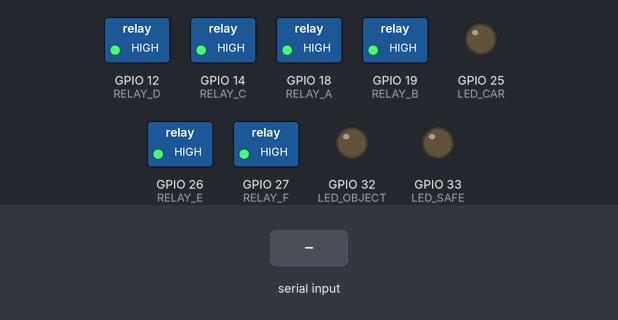
Simulated run of this sketch. Board: ESP32. On the bench: switched loads named in the sketch (green lamp = pin HIGH), output pins drawn as LEDs (lit = HIGH). The inputs (shaded band) are chosen by the test bench. What the sketch prints to the serial monitor is not drawn.

Above: at 1.2 s.
1.3 s: "an_toan\n" received over the second serial link
At 1.7 s:
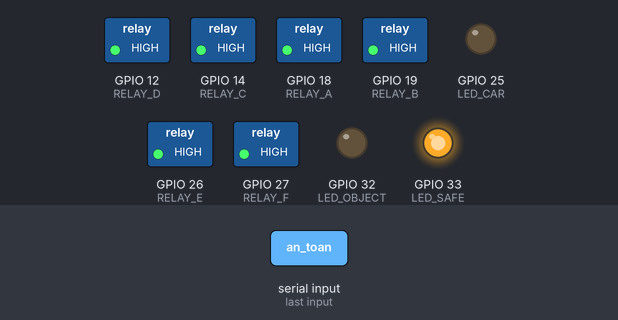
2.8 s: "vat_can\n" received over the second serial link
At 3.9 s:
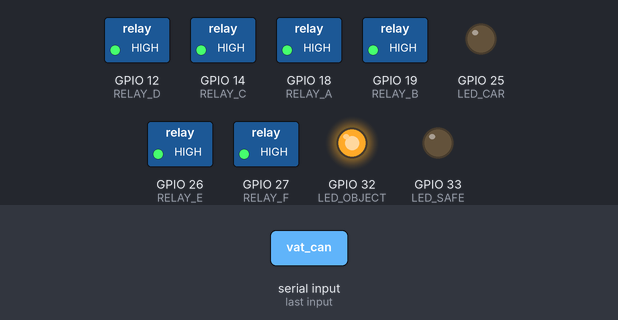
4.3 s: "oto-\n" received over the second serial link
At 5.1 s:
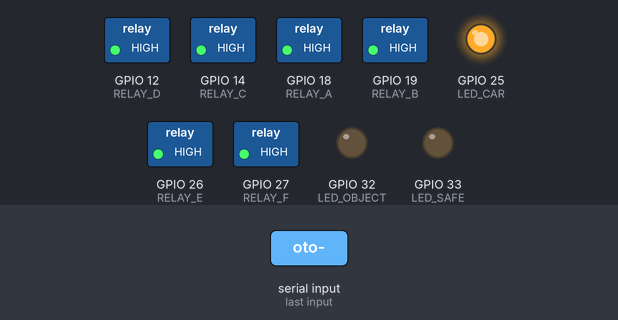
Timing chart, 0 to 7.3 s (numbered marks = the images above; inputs shaded):
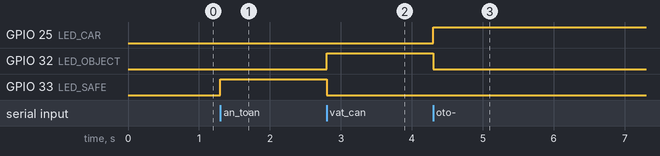

The sketch:

DACN-esp32.ino
```cpp
// ================= ESP32-WROOM =================
#define RELAY_A 18
#define RELAY_B 19
#define RELAY_C 14
#define RELAY_D 12
#define RELAY_E 26
#define RELAY_F 27

#define LED_SAFE    33
#define LED_OBJECT  32
#define LED_CAR     25

#define RX_PIN 13
HardwareSerial mySerial(1);

bool current_relay_state[6] = {false, false, false, false, false, false};  // A-F
bool newRelayState[6] = {false, false, false, false, false, false};
bool hasNewRelay = false;
String inputString = "";

void setup() {
  Serial.begin(115200);
  mySerial.begin(9600, SERIAL_8N1, RX_PIN, -1); // RX only

  pinMode(RELAY_A, OUTPUT); pinMode(RELAY_B, OUTPUT);
  pinMode(RELAY_C, OUTPUT); pinMode(RELAY_D, OUTPUT);
  pinMode(RELAY_E, OUTPUT); pinMode(RELAY_F, OUTPUT);

  pinMode(LED_SAFE, OUTPUT);
  pinMode(LED_OBJECT, OUTPUT);
  pinMode(LED_CAR, OUTPUT);

  allRelaysOff();
  allLEDsOff();

  Serial.println("ESP32-WROOM đã sẵn sàng, chờ tín hiệu từ ESP32-CAM...");
}

void loop() {
  while (mySerial.available()) {
    char c = mySerial.read();
    if (c == '\n') {
      inputString.trim();
      inputString.toLowerCase();

      Serial.print("Tín hiệu nhận được: ");
      Serial.println(inputString);

      if (inputString == "an_toan") {
        allRelaysOff();
        allLEDsOff();
        digitalWrite(LED_SAFE, HIGH);
        memset(current_relay_state, 0, sizeof(current_relay_state));
        Serial.println("→ Trạng thái: AN_TOAN - Bật tất cả đèn");
      }
      else if (inputString == "vat_can") {
        digitalWrite(LED_OBJECT, HIGH);
        digitalWrite(LED_SAFE, LOW);
        digitalWrite(LED_CAR, LOW);
        Serial.println("→ Trạng thái: VẬT CẢN ");
      }
      else if (inputString.startsWith("oto-")) {
        digitalWrite(LED_CAR, HIGH);
        digitalWrite(LED_SAFE, LOW);
        digitalWrite(LED_OBJECT, LOW);

        char region = inputString.charAt(4);
        int idx = region - 'a';
        if (idx >= 0 && idx < 6) {
          newRelayState[idx] = true;
          hasNewRelay = true;
          Serial.print("→ Ghi nhận có xe tại vùng: ");
          Serial.println(region);
        }
      }
      else if (inputString == "end") {
        if (hasNewRelay) {
          Serial.println("→ Cập nhật vùng có xe:");
          for (int i = 0; i < 6; i++) {
            if (newRelayState[i]) {
              if (!current_relay_state[i]) {
                digitalWrite(relayPin(i), LOW);
                current_relay_state[i] = true;
                Serial.print("  - Tắt đèn vùng ");
                Serial.println((char)('A' + i));
              }
            } else {
              if (current_relay_state[i]) {
                digitalWrite(relayPin(i), HIGH);
                current_relay_state[i] = false;
                Serial.print("  -Bật đèn vùng ");
                Serial.println((char)('A' + i));
              }
            }
          }
        } else {
          Serial.println("→ Không phát hiện xe → Bật lại đèn");
          allRelaysOff();
          memset(current_relay_state, 0, sizeof(current_relay_state));
        }

        memset(newRelayState, 0, sizeof(newRelayState));
        hasNewRelay = false;
      }

      inputString = "";
    } else {
      inputString += c;
    }
  }
}

void allRelaysOff() {
  for (int i = 0; i < 6; i++) {
    digitalWrite(relayPin(i), HIGH);
  }
}

void allLEDsOff() {
  digitalWrite(LED_SAFE, LOW);
  digitalWrite(LED_OBJECT, LOW);
  digitalWrite(LED_CAR, LOW);
}

int relayPin(int idx) {
  switch (idx) {
    case 0: return RELAY_A;
    case 1: return RELAY_B;
    case 2: return RELAY_C;
    case 3: return RELAY_D;
    case 4: return RELAY_E;
    case 5: return RELAY_F;
    default: return -1;
  }
}
```

Measured:
- after the input at 1.3 s, GPIO 33 (LED_SAFE): LOW → HIGH at once
- after the input at 2.8 s, GPIO 32 (LED_OBJECT): LOW → HIGH at once; GPIO 33 (LED_SAFE): HIGH → LOW at once
- after the input at 4.3 s, GPIO 25 (LED_CAR): LOW → HIGH at once; GPIO 32 (LED_OBJECT): HIGH → LOW at once
